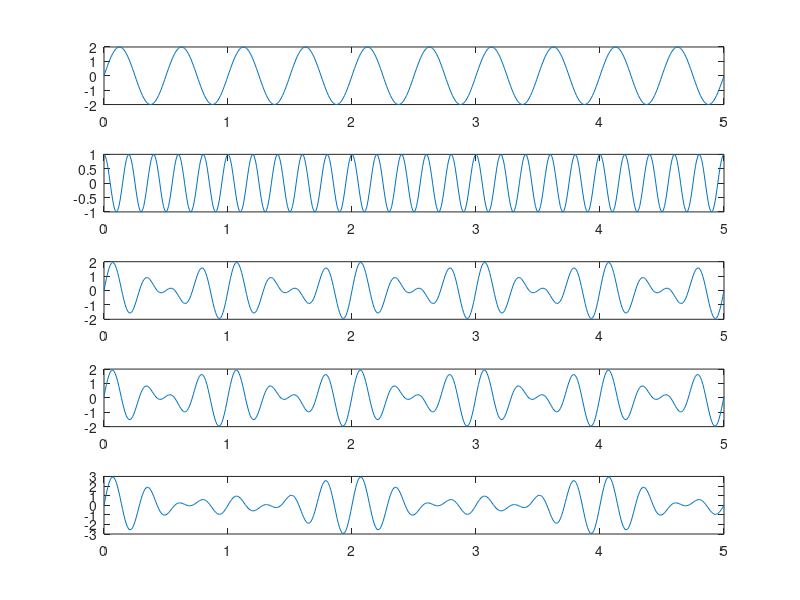

Source code (MATLAB): (Note: this script raises an error after producing the figure.)
%% Clear
clear;
close all;
clc;

%% Ex1
t=0:0.01:5;

x=2*sin(4*pi*t);  %f=4*pi/2*pi=2 T=1/f=1/2  A=2

y=sin(10*pi*t+pi/2);    %f=10*pi/2*pi=5 T=1/f=1/5 A=1

z=sin(6*pi*t)+sin(8*pi*t);  %f=mdc(6*pi, 8*pi)/2pi=1 T=1/f=1/1=1 A=1+1=2

w=sin(6*pi*t)+sin(8*pi*t+0.1);  %f=mdc(6*pi, 8*pi)/2pi=1 T=1/f=1/1=1 A=1+1=2

q=sin(6*pi*t)+sin(7*pi*t)+sin(8*pi*t);  %f=mdc(6*pi, 7*pi, 8*pi)/2pi=0.5 T=1/f=1/0.5=2 A=1+1+1=3

figure;
subplot(5,1,1), plot(t,x); 
subplot(5,1,2), plot(t,y);
subplot(5,1,3), plot(t,z);
subplot(5,1,4), plot(t,w);
subplot(5,1,5), plot(t,q);

%% Ex2

%T=1/mdc(f1:fn) ?????

%% Ex3
Ta=0.01;

t=0:Ta:5;
a=2*sin(2*pi*t)+cos(5*pi*t);
ax=potencia(a,Ta,0.5)

px=potencia(x,Ta,1/2)
py=potencia(y,Ta,1/5)
pz=potencia(z,Ta,1)
pw=potencia(w,Ta,1)
pq=potencia(q,Ta,2)

%% Ex4

t=0:Ta:1/2-Ta;

N=3;
A=ones(1,3);
o=rand(3)*2*pi-pi;
f1=3e3;
f2=f1/1.1;
f3=f1/1.2;
x1=A(1)*sin(2*pi*f1*t+o(1))
x2=A(2)*sin(2*pi*f2*t+o(2))
x3=A(3)*sin(2*pi*f3*t+o(3))







